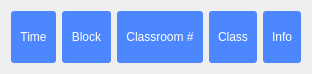
            <widget class="QFrame" name="topBarS">
             <property name="maximumSize">
              <size>
               <width>16777215</width>
               <height>74</height>
              </size>
             </property>
             <property name="styleSheet">
              <string notr="true">QGroupBox{
	border-radius:3px;
	background:rgb(77, 135, 255);
}
QLabel{
	color:rgb(255, 255, 255);
	background:rgb(77, 135, 255);
}</string>
             </property>
             <layout class="QHBoxLayout" name="horizontalLayout_4">
              <item>
               <widget class="QGroupBox" name="classtimesched">
                <property name="minimumSize">
                 <size>
                  <width>0</width>
                  <height>40</height>
                 </size>
                </property>
                <property name="maximumSize">
                 <size>
                  <width>100</width>
                  <height>16777215</height>
                 </size>
                </property>
                <property name="title">
                 <string/>
                </property>
                <layout class="QHBoxLayout" name="horizontalLayout_37">
                 <item>
                  <widget class="QLabel" name="classtimenamesched">
                   <property name="minimumSize">
                    <size>
                     <width>0</width>
                     <height>20</height>
                    </size>
                   </property>
                   <property name="text">
                    <string>Time</string>
                   </property>
                   <property name="textFormat">
                    <enum>Qt::AutoText</enum>
                   </property>
                   <property name="alignment">
                    <set>Qt::AlignCenter</set>
                   </property>
                  </widget>
                 </item>
                </layout>
               </widget>
              </item>
              <item>
               <widget class="QGroupBox" name="classblocksched">
                <property name="minimumSize">
                 <size>
                  <width>0</width>
                  <height>40</height>
                 </size>
                </property>
                <property name="maximumSize">
                 <size>
                  <width>100</width>
                  <height>16777215</height>
                 </size>
                </property>
                <property name="title">
                 <string/>
                </property>
                <layout class="QHBoxLayout" name="horizontalLayout_38">
                 <item>
                  <widget class="QLabel" name="classblocknamesched">
                   <property name="minimumSize">
                    <size>
                     <width>0</width>
                     <height>20</height>
                    </size>
                   </property>
                   <property name="text">
                    <string>Block</string>
                   </property>
                   <property name="alignment">
                    <set>Qt::AlignCenter</set>
                   </property>
                  </widget>
                 </item>
                </layout>
               </widget>
              </item>
              <item>
               <widget class="QGroupBox" name="classnumsched">
                <property name="minimumSize">
                 <size>
                  <width>0</width>
                  <height>40</height>
                 </size>
                </property>
                <property name="maximumSize">
                 <size>
                  <width>16777215</width>
                  <height>16777215</height>
                 </size>
                </property>
                <property name="title">
                 <string/>
                </property>
                <layout class="QHBoxLayout" name="horizontalLayout_35">
                 <item>
                  <widget class="QLabel" name="classnumnamesched">
                   <property name="minimumSize">
                    <size>
                     <width>0</width>
                     <height>20</height>
                    </size>
                   </property>
                   <property name="text">
                    <string>Classroom #</string>
                   </property>
                   <property name="alignment">
                    <set>Qt::AlignCenter</set>
                   </property>
                  </widget>
                 </item>
                </layout>
               </widget>
              </item>
              <item>
               <widget class="QGroupBox" name="classsched">
                <property name="minimumSize">
                 <size>
                  <width>0</width>
                  <height>40</height>
                 </size>
                </property>
                <property name="maximumSize">
                 <size>
                  <width>16777215</width>
                  <height>16777215</height>
                 </size>
                </property>
                <property name="title">
                 <string/>
                </property>
                <layout class="QHBoxLayout" name="horizontalLayout_34">
                 <item>
                  <widget class="QLabel" name="classnamesched">
                   <property name="minimumSize">
                    <size>
                     <width>0</width>
                     <height>20</height>
                    </size>
                   </property>
                   <property name="text">
                    <string>Class</string>
                   </property>
                   <property name="alignment">
                    <set>Qt::AlignCenter</set>
                   </property>
                  </widget>
                 </item>
                </layout>
               </widget>
              </item>
              <item>
               <widget class="QGroupBox" name="classinfosched">
                <property name="minimumSize">
                 <size>
                  <width>0</width>
                  <height>40</height>
                 </size>
                </property>
                <property name="maximumSize">
                 <size>
                  <width>70</width>
                  <height>16777215</height>
                 </size>
                </property>
                <property name="title">
                 <string/>
                </property>
                <layout class="QHBoxLayout" name="horizontalLayout_36">
                 <item>
                  <widget class="QLabel" name="classinfonamesched">
                   <property name="minimumSize">
                    <size>
                     <width>0</width>
                     <height>20</height>
                    </size>
                   </property>
                   <property name="text">
                    <string>Info</string>
                   </property>
                   <property name="alignment">
                    <set>Qt::AlignCenter</set>
                   </property>
                  </widget>
                 </item>
                </layout>
               </widget>
              </item>
             </layout>
            </widget>
